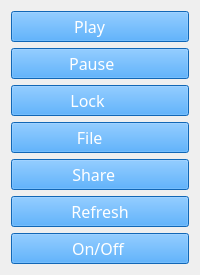
          <widget class="QWidget" name="tab1">
           <attribute name="title">
            <string/>
           </attribute>
           <layout class="QGridLayout" name="gridLayout_4">
            <item row="6" column="0">
             <widget class="QPushButton" name="refresh_btn">
              <property name="minimumSize">
               <size>
                <width>94</width>
                <height>0</height>
               </size>
              </property>
              <property name="font">
               <font>
                <family>Droid Sans</family>
                <pointsize>12</pointsize>
               </font>
              </property>
              <property name="cursor">
               <cursorShape>PointingHandCursor</cursorShape>
              </property>
              <property name="styleSheet">
               <string notr="true">color: white; background-color: #1890ff;</string>
              </property>
              <property name="text">
               <string> Refresh </string>
              </property>
             </widget>
            </item>
            <item row="3" column="0">
             <widget class="QPushButton" name="blank_btn">
              <property name="minimumSize">
               <size>
                <width>94</width>
                <height>0</height>
               </size>
              </property>
              <property name="font">
               <font>
                <family>Droid Sans</family>
                <pointsize>12</pointsize>
               </font>
              </property>
              <property name="cursor">
               <cursorShape>PointingHandCursor</cursorShape>
              </property>
              <property name="styleSheet">
               <string notr="true">color: white; background-color: #1890ff;</string>
              </property>
              <property name="text">
               <string> Lock       </string>
              </property>
             </widget>
            </item>
            <item row="2" column="0">
             <widget class="QPushButton" name="pause_btn">
              <property name="minimumSize">
               <size>
                <width>94</width>
                <height>0</height>
               </size>
              </property>
              <property name="font">
               <font>
                <family>Droid Sans</family>
                <pointsize>12</pointsize>
               </font>
              </property>
              <property name="cursor">
               <cursorShape>PointingHandCursor</cursorShape>
              </property>
              <property name="styleSheet">
               <string notr="true">color: white; background-color: #1890ff;</string>
              </property>
              <property name="text">
               <string> Pause     </string>
              </property>
             </widget>
            </item>
            <item row="7" column="0">
             <widget class="QPushButton" name="start_btn">
              <property name="minimumSize">
               <size>
                <width>94</width>
                <height>0</height>
               </size>
              </property>
              <property name="font">
               <font>
                <family>Droid Sans</family>
                <pointsize>12</pointsize>
               </font>
              </property>
              <property name="cursor">
               <cursorShape>PointingHandCursor</cursorShape>
              </property>
              <property name="styleSheet">
               <string notr="true">color: white; background-color: #1890ff;</string>
              </property>
              <property name="text">
               <string> On/Off  </string>
              </property>
             </widget>
            </item>
            <item row="5" column="0">
             <widget class="QPushButton" name="screen_share_btn">
              <property name="minimumSize">
               <size>
                <width>94</width>
                <height>0</height>
               </size>
              </property>
              <property name="font">
               <font>
                <family>Droid Sans</family>
                <pointsize>12</pointsize>
               </font>
              </property>
              <property name="cursor">
               <cursorShape>PointingHandCursor</cursorShape>
              </property>
              <property name="styleSheet">
               <string notr="true">color: white; background-color: #1890ff;</string>
              </property>
              <property name="text">
               <string> Share    </string>
              </property>
             </widget>
            </item>
            <item row="4" column="0">
             <widget class="QPushButton" name="file_btn">
              <property name="minimumSize">
               <size>
                <width>94</width>
                <height>0</height>
               </size>
              </property>
              <property name="font">
               <font>
                <family>Droid Sans</family>
                <pointsize>12</pointsize>
               </font>
              </property>
              <property name="cursor">
               <cursorShape>PointingHandCursor</cursorShape>
              </property>
              <property name="styleSheet">
               <string notr="true">color: white; background-color: #1890ff;</string>
              </property>
              <property name="text">
               <string>  File       </string>
              </property>
             </widget>
            </item>
            <item row="1" column="0">
             <widget class="QPushButton" name="play_btn">
              <property name="minimumSize">
               <size>
                <width>94</width>
                <height>0</height>
               </size>
              </property>
              <property name="font">
               <font>
                <family>Droid Sans</family>
                <pointsize>12</pointsize>
               </font>
              </property>
              <property name="cursor">
               <cursorShape>PointingHandCursor</cursorShape>
              </property>
              <property name="layoutDirection">
               <enum>Qt::LeftToRight</enum>
              </property>
              <property name="styleSheet">
               <string notr="true">background-color: #1890ff; color: white; outline-color: white; </string>
              </property>
              <property name="text">
               <string>  Play       </string>
              </property>
             </widget>
            </item>
           </layout>
          </widget>
